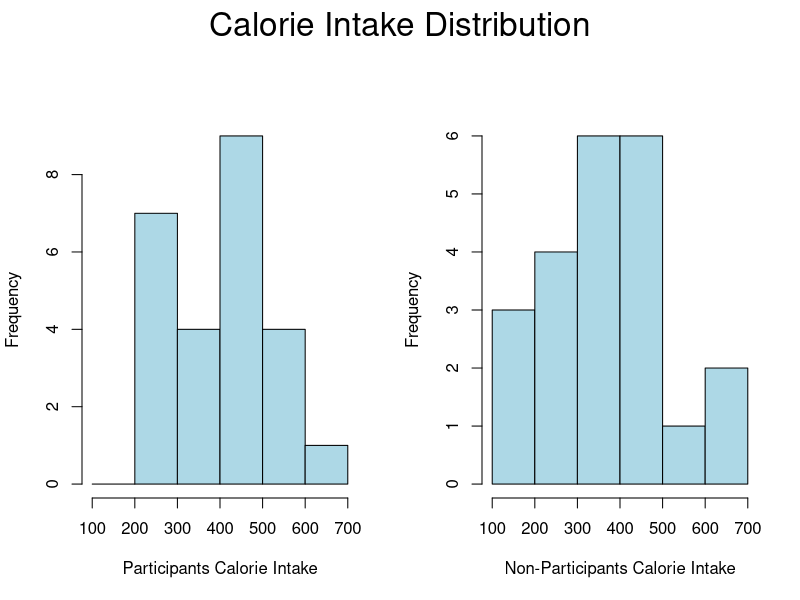

Source code (R):
# Set working directory
#setwd('E:/Neha/Course_Materials/Fall2020/Data Analysis/Assignments')

# Q.1

# Reading calorie intake data
calorie.data  <- read.csv('calorie_data.csv' )
calorie.data

# summarizing data
aggregate(calorie.data$calorie_intake, by =list(as.factor(calorie.data$Category)), FUN=summary)
aggregate(calorie.data$calorie_intake, by =list(as.factor(calorie.data$Category)), FUN=sd)


# Plotting the distribution
par(mfrow = c(1,2), oma=c(0,0,2,0))
hist(calorie.data[calorie.data$Category == 'Participants',1], 
     xlab = "Participants Calorie Intake", col = 'lightblue', breaks = seq(100,700,100),
     main = "")

hist(calorie.data[calorie.data$Category == 'Non-Participants',1], 
     xlab = "Non-Participants Calorie Intake", col = 'lightblue',breaks = seq(100,700,100),
     main = "")
mtext("Calorie Intake Distribution", line=0, side=3, outer=TRUE, cex=2)
par(mfrow = c(1,1))

##############################################################################

# Q.2

##########
# Step-1 #
##########
#Set up the Null hypothesis and select the alpha level

# H_0 :μ = 425 (mean calorie consumpition of participants is 425)
# H_1 :μ ≠ 425 (mean calorie consumpition of participants differ from 425)


participants.data <- calorie.data[ calorie.data$Category == 'Participants', 1 ]
x.bar <- mean(participants.data)
participants.sd <- sd(participants.data)
mu <- 425
n <- length(participants.data)
alpha <- 0.05

##########
# Step-2 #
##########

# Select the appropriate test statistic 
# Since the sample size is 25 which is less than 30, we choose t-test statistic

# t =  (x.bar - mu) / (participants.sd / sqrt(n))


##########
# Step-3 #
##########

# State the decision rule
# Determine the critical value 
# Degree of freedom
df <- n - 1

# calculation for critical t value 
t.critical <- qt(1-(alpha/2), df )
t.critical

# Decision Rule: Reject H_0 if |t| ≥ t.critical (2.063899)
# Otherwise do not reject H_0


##########
# Step-4 #
##########

# Compute the test statistic and associated p-value

t <- (x.bar - mu) / (participants.sd / sqrt(n)) 
abs(t)

p.value <- 2 * pt(t, df)
p.value

##########
# Step-5 #
##########

# Conclusion

# Fail to reject H_0 since abs(t) = 0.6139386 is less than t.critical (2.063899).
# Also, p-value (1.454968) > 0.05.
# We do not have significant evidence at alpha = 0.05 level that the mean calorie intake of participants differ from 425.

#############################################################################################################################

# Q-3

# 90% CI for mean calorie intake of participants in meal preparation
t.test(participants.data, alternative = 'two.sided',
       mu = 425, conf.level = 0.90)


# 90% CI = (368.5004 ~ 451.6588)
# This indicates that we are 90% confident that the mean calorie intake of children who participated 
# in the meal preparation experiment lies in between 368.5 and 451.6588.
# This can be validated by seeing that the mean of participants calorie intake = 410.07 which lies in the above range.

#############################################################################################################################

# Q-4

participants.data     <- calorie.data[ calorie.data$Category == 'Participants', 1 ]
non.participants.data <- calorie.data[ calorie.data$Category == 'Non-Participants' , 1 ]

x1.bar <- mean(participants.data)
x2.bar <- mean(non.participants.data)

p.sd   <- sd(participants.data)
np.sd  <- sd(non.participants.data)

n_1 <- length(participants.data)
n_2 <- length(non.participants.data)

alpha <- 0.05


##########
# Step-1 #
##########
#Set up the Null hypothesis and select the alpha level

# H_0 :μ1 = μ2 (mean calorie consumpition of participants is equal to that of non-participants)
# H_1 :μ1 > μ2 (mean calorie consumpition of participants greater than those of non-participants)


##########
# Step-2 #
##########

# Select the appropriate test statistic 
# Since the sample size is 25 which is less than 30, we choose t-test statistic

# t =  (x1.bar - x2.bar) / sqrt( ( (p.sd)**2 / n_1) + ( (np.sd)**2 / n_2) )


##########
# Step-3 #
##########

# State the decision rule
# Determine the critical value 
# Degree of freedom
n_1  # 25
n_2  # 22
df <- min(n_1, n_2) - 1   # choose minimum fro n_1 and n_2
df

# calculation for critical t value 
t.critical <- qt(0.05 , df, lower.tail = F ) 
t.critical

# Decision Rule: Reject H_0 if |t| ≥ t.critical (1.720743)
# Otherwise do not reject H_0


##########
# Step-4 #
##########

# Compute the test statistic and associated p-value

t.twosample <- (x1.bar - x2.bar) / sqrt( ( (p.sd)**2 / n_1) + ( (np.sd)**2 / n_2) )
abs(t.twosample)

p.value.twosample <- 1- pt(t.twosample, df)
p.value.twosample

##########
# Step-5 #
##########

# Conclusion:
# Fail to reject H_0 since abs(t) = 0.9636 is less than t.critical (1.7207).
# Also, p-value (0.1731) > 0.05.
# We do not have significant evidence at alpha = 0.05 level that the mean calorie intake of participants is greater than 
# those of non-participants.

#############################################################################################################################

# Q-5
# Are the assumptions of the test used in Q-4 met?  

# If we see the difference in sample means of participants and non-participants, it was 36.
# This is a positive value which indicates that the mean calorie intake of participants (x1.bar) is greater than
# those of non-participants(x2.bar).
# Hence, we failed to reject the null hypothesis which states that the mean calorie intake of particpants and 
# non-participants are equal.
